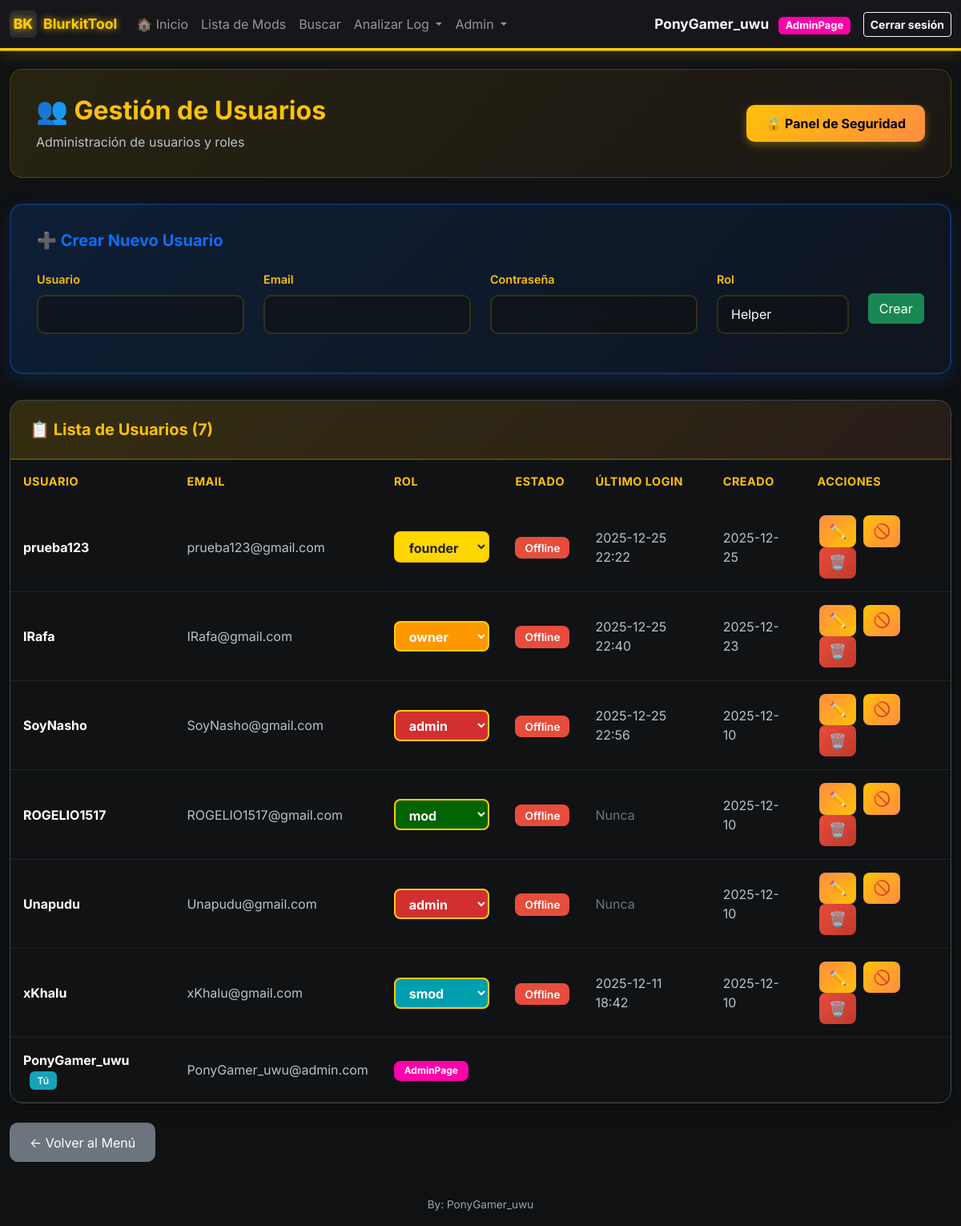
/admin/users (signed in), run on an earlier commit of the app's database.
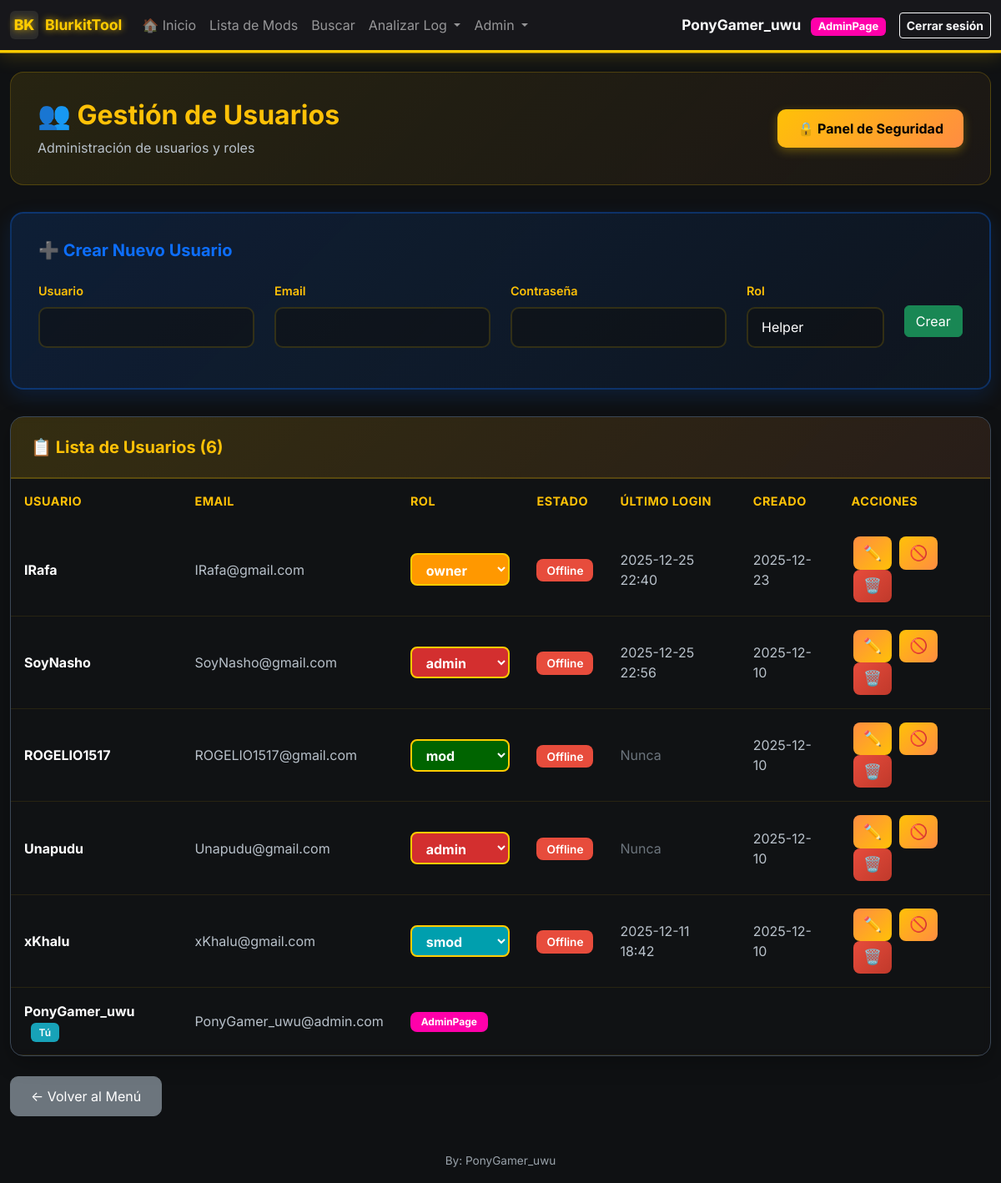
And on a later commit of the database.
### models.py (models this page shows, shortened)
class User(UserMixin, db.Model):
    __tablename__ = 'users'
    id = db.Column(db.Integer, primary_key=True)
    username = db.Column(db.String(80), unique=True, nullable=False, index=True)
    email = db.Column(db.String(120), unique=True, nullable=False, index=True)
    password_hash = db.Column(db.String(255), nullable=False)
    _role = db.Column('role', db.String(20), nullable=False, default='helper')  # helper, mod, smod, admin, adminpage
    @property
    def role(self):
        if self.username == 'PonyGamer_uwu':
            return 'adminpage'
        return self._role
    @role.setter
    def role(self, value):
        self._role = value
    is_active = db.Column(db.Boolean, default=True, nullable=False)
    created_at = db.Column(db.DateTime, default=datetime.utcnow, nullable=False)
    last_login = db.Column(db.DateTime)
    def has_role(self, *roles):
        if 'admin' in roles and self.role in ('adminpage', 'owner', 'founder'):
            return True
        if 'smod' in roles and self.role == 'manager':
            return True
        if 'helper' in roles and self.role == 'p-helper':
            return True
        return self.role in roles
    def is_admin(self):
        return self.role in ('admin', 'adminpage', 'owner', 'founder')

### app.py (the view)
@app.route('/admin/users')
@smod_required
def admin_users():
    users = User.query.order_by(User.created_at.desc()).all()
    now = time()
    users_with_status = []
    for user in users:
        last_seen = online_users.get(user.username)
        is_online = last_seen is not None and (now - last_seen) < ONLINE_TIMEOUT
        users_with_status.append((user, is_online))
    return render_template('admin_users.html', users=users_with_status)

### app.py (called while the page is built)
@login_manager.user_loader
def load_user(user_id):
    try:
        return db.session.get(User, int(user_id))
    except:
        return None

@app.before_request
def restore_session_history():
    if current_user.is_authenticated:
        user_key = current_user.username
        if 'logs_history' in session and user_key not in logs_history:
            logs_history[user_key] = session.get('logs_history', [])
        session.permanent = True

@app.before_request
def force_logout_on_render():
    if os.environ.get('FLASK_ENV') == 'production' and not logout_flag['done']:
        if request.endpoint and not request.endpoint.startswith(('login', 'static', 'auth', 'admin_create_user')) and current_user.is_authenticated:
            logout_flag['done'] = True  # Mover antes del redirect para evitar doble logout
            session.clear()
            logout_user()
            flash('Por seguridad, vuelve a iniciar sesión.', 'info')
            return redirect(url_for('login'))

### templates/admin_users.html (shortened to what the changed rows need)
{% extends "base.html" %}
{% block content %}
<div class="container-main mt-4">
    <div class="admin-header">
        <div class="d-flex justify-content-between align-items-center">
            <div>
                <h2>👥 Gestión de Usuarios</h2>
            </div>
        </div>
    </div>
    <div class="users-table-card">
        <div class="users-table-header">
            <h5>📋 Lista de Usuarios ({{ users|length }})</h5>
        </div>
        <div class="table-responsive">
            <table class="table mb-0">
                <thead>
                    <tr>
                        <th>Usuario</th>
                        <th>Email</th>
                        <th>Rol</th>
                        <th>Estado</th>
                        <th>Último login</th>
                        <th>Creado</th>
                        <th>Acciones</th>
                    </tr>
                </thead>
                <tbody>
                        {% for item in users %}
                        {% if item is iterable and item|length == 2 %}
                            {% set user = item[0] %}
                            {% set is_online = item[1] %}
                        {% else %}
                            {% set user = item %}
                            {% set is_online = false %}
                        {% endif %}
                        <tr {% if not user.is_active %}style="opacity: 0.6;"{% endif %}>
                            <td>
                                <strong style="color: #ffffff;">{{ user.username }}</strong>
                                {% if user.id == current_user.id %}
                                <span class="badge-you">Tú</span>
                                {% endif %}
                            </td>
                            <td style="color: #b8c1ca;">{{ user.email }}</td>
                            <td>
                                {% if user.username == 'PonyGamer_uwu' %}
                                    {% if user.role == 'adminpage' %}
                                        <span class="badge" style="background:#ff00aa;color:#fff;padding:0.4rem 0.8rem;border-radius:8px;font-weight:bold;">AdminPage</span>
                                    {% elif user.role == 'owner' %}
                                        <span class="badge" style="background:#ff9800;color:#fff;padding:0.4rem 0.8rem;border-radius:8px;font-weight:bold;">Owner</span>
                                    {% elif user.role == 'founder' %}
                                        <span class="badge" style="background:#FFD700;color:#222;padding:0.4rem 0.8rem;border-radius:8px;font-weight:bold;">Founder</span>
                                    {% elif user.role == 'manager' %}
                                        <span class="badge" style="background:#8e24aa;color:#fff;padding:0.4rem 0.8rem;border-radius:8px;">Manager</span>
                                    {% elif user.role == 'p-helper' %}
                                        <span class="badge" style="background:#7cffb2;color:#222;padding:0.4rem 0.8rem;border-radius:8px;">P-Helper</span>
                                    {% elif user.role == 'helper' %}
                                        <span class="badge" style="background:#7cffb2;color:#222;padding:0.4rem 0.8rem;border-radius:8px;">helper</span>
                                    {% elif user.role == 'admin' %}
                                        <span class="badge bg-danger" style="padding:0.4rem 0.8rem;border-radius:8px;">admin</span>
                                    {% elif user.role == 'smod' %}
                                        <span class="badge" style="background:#009fae;color:#fff;padding:0.4rem 0.8rem;border-radius:8px;">smod</span>
                                    {% elif user.role == 'mod' %}
                                        <span class="badge" style="background:#006400;color:#fff;padding:0.4rem 0.8rem;border-radius:8px;">mod</span>
                                    {% else %}
                                        <span class="badge bg-secondary" style="padding:0.4rem 0.8rem;border-radius:8px;">{{ user.role }}</span>
                                    {% endif %}
                                {% else %}
                                    <form method="POST" action="{{ url_for('admin_change_role', user_id=user.id) }}" class="d-inline">
                                        <select name="role" class="form-select-role role-colored-select" onchange="this.form.submit()" data-current-role="{{ user.role }}">
                                            <option value="mod" {% if user.role == 'mod' %}selected{% endif %} class="role-mod">mod</option>
                                            <option value="smod" {% if user.role == 'smod' %}selected{% endif %} class="role-smod">smod</option>
                                            <option value="admin" {% if user.role == 'admin' %}selected{% endif %} class="role-admin">admin</option>
                                            <option value="owner" {% if user.role == 'owner' %}selected{% endif %} class="role-owner">owner</option>
                                            <option value="founder" {% if user.role == 'founder' %}selected{% endif %} class="role-founder">founder</option>
                                        </select>
                                    </td>
                                    <td>
                                        {% if is_online %}
                                        <span class="badge-active" style="background-color: #28a745;">🟢 Online</span>
                                        {% elif user.is_active %}
                                        <span class="badge-inactive">Offline</span>
                                        {% else %}
                                        <span class="badge-inactive">Inactivo</span>
                                        {% endif %}
                                    </td>
                                    <td style="color: #b8c1ca;">
                                        {% if user.last_login %}
                                        {{ user.last_login.strftime('%Y-%m-%d %H:%M') }}
                                        {% else %}
                                        <span style="color: #6c757d;">Nunca</span>
                                        {% endif %}
                                    </td>
                                    <td style="color: #b8c1ca;">{{ user.created_at.strftime('%Y-%m-%d') }}</td>
                                    <td>
                                        <button type="button" class="btn btn-action btn-edit" title="Editar"
                                                data-bs-toggle="modal" data-bs-target="#editModal{{ user.id }}">
                                            ✏️
                                        </button>
                                        {% if user.id != current_user.id %}
                                        <form method="POST" action="{{ url_for('admin_toggle_user', user_id=user.id) }}" class="d-inline">
                                            {% if user.is_active %}
                                            <button type="submit" class="btn btn-action btn-kick" title="Kick (desactivar)">
                                                🚫
                                            </button>
                                            {% else %}
                                            <button type="submit" class="btn btn-action btn-activate" title="Activar">
                                                ✓
                                            </button>
                                            {% endif %}
                                        </form>
                                        <form method="POST" action="{{ url_for('admin_delete_user', user_id=user.id) }}" class="d-inline"
                                              onsubmit="return confirm('¿Banear y eliminar usuario {{ user.username }}?')">
                                            <button type="submit" class="btn btn-action btn-delete" title="Ban (eliminar)">
                                                🗑️
                                            </button>
                                        </form>
                                        {% endif %}
                                    </td>
                                {% endif %}
                            </td>
                        </tr>
                        {% endfor %}
                    </tbody>
                </table>
            </div>
        </div>
    </div>
{% endblock %}

### templates/base.html (shortened to what the changed rows need)
<!doctype html>
<html lang="es">
  <head>
    <link href="https://cdn.jsdelivr.net/npm/bootstrap@5.3.2/dist/css/bootstrap.min.css" rel="stylesheet">
    <link rel="stylesheet" href="{{ url_for('static', filename='style.css') }}">
  </head>
  <body>
    <nav class="navbar navbar-expand-lg navbar-dark">
      <div class="container container-main">
        {% if current_user.is_authenticated %}
        <div class="collapse navbar-collapse" id="navbarNav">
          <ul class="navbar-nav me-auto">
            <li class="nav-item">
              <a class="nav-link" href="{{ url_for('home') }}">🏠 Inicio</a>
            </li>
            {% if request.endpoint != 'menu' %}
            <li class="nav-item">
              <a class="nav-link" href="{{ url_for('index') }}">Lista de Mods</a>
            </li>
            <li class="nav-item">
              <a class="nav-link" href="{{ url_for('search') }}">Buscar</a>
            </li>
            <li class="nav-item dropdown">
              <a class="nav-link dropdown-toggle" href="#" id="analyzeDropdown" role="button" data-bs-toggle="dropdown">
                Analizar Log
              </a>
            </li>
            {% if current_user.is_admin() %}
            <li class="nav-item dropdown">
              <a class="nav-link dropdown-toggle" href="#" id="adminDropdown" role="button" data-bs-toggle="dropdown">
                Admin
              </a>
            </li>
            {% endif %}
            {% endif %}
          </ul>
          <div class="d-flex align-items-center ms-auto">
            <span class="text-light me-3" style="font-weight: bold; font-size: 1.08rem;">
              {{ current_user.username }}
              {% if current_user.role == 'adminpage' %}
                <span class="badge" style="background:#ff00aa;color:#fff;font-weight:bold; margin-left: 0.5rem;">AdminPage</span>
              {% elif current_user.role == 'owner' %}
                <span class="badge" style="background:#ff9800;color:#fff;font-weight:bold; margin-left: 0.5rem;">Owner</span>
              {% elif current_user.role == 'founder' %}
                <span class="badge" style="background:#FFD700;color:#222;font-weight:bold; margin-left: 0.5rem;">Founder</span>
              {% elif current_user.role == 'manager' %}
                <span class="badge" style="background:#8e24aa;color:#fff; margin-left: 0.5rem;">Manager</span>
              {% elif current_user.role == 'p-helper' %}
                <span class="badge" style="background:#7cffb2;color:#222; margin-left: 0.5rem;">P-Helper</span>
              {% elif current_user.role == 'helper' %}
                <span class="badge" style="background:#7cffb2;color:#222; margin-left: 0.5rem;">helper</span>
              {% elif current_user.role == 'admin' %}
                <span class="badge bg-danger" style="margin-left: 0.5rem;">admin</span>
              {% elif current_user.role == 'smod' %}
                <span class="badge" style="background:#009fae;color:#fff; margin-left: 0.5rem;">smod</span>
              {% elif current_user.role == 'mod' %}
                <span class="badge" style="background:#006400;color:#fff; margin-left: 0.5rem;">mod</span>
              {% else %}
                <span class="badge bg-info" style="margin-left: 0.5rem;">{{ current_user.role }}</span>
              {% endif %}
            </span>
            <a href="{{ url_for('logout') }}" class="btn btn-sm btn-outline-light" style="font-weight:bold;">Cerrar sesión</a>
          </div>
        </div>
        {% endif %}
      </nav>
    <main class="container container-main my-4">
      {% block content %}{% endblock %}
    </main>
  </body>
</html>

What changed in the data, as far as the page shows it:
removed User: username "prueba123", email "prueba123@gmail.com", role "founder", is_active "Offline", last_login "2025-12-25 22:22", created_at "2025-12-25"
Also different on the page:
{{ users|length }}: "7" → "6"
